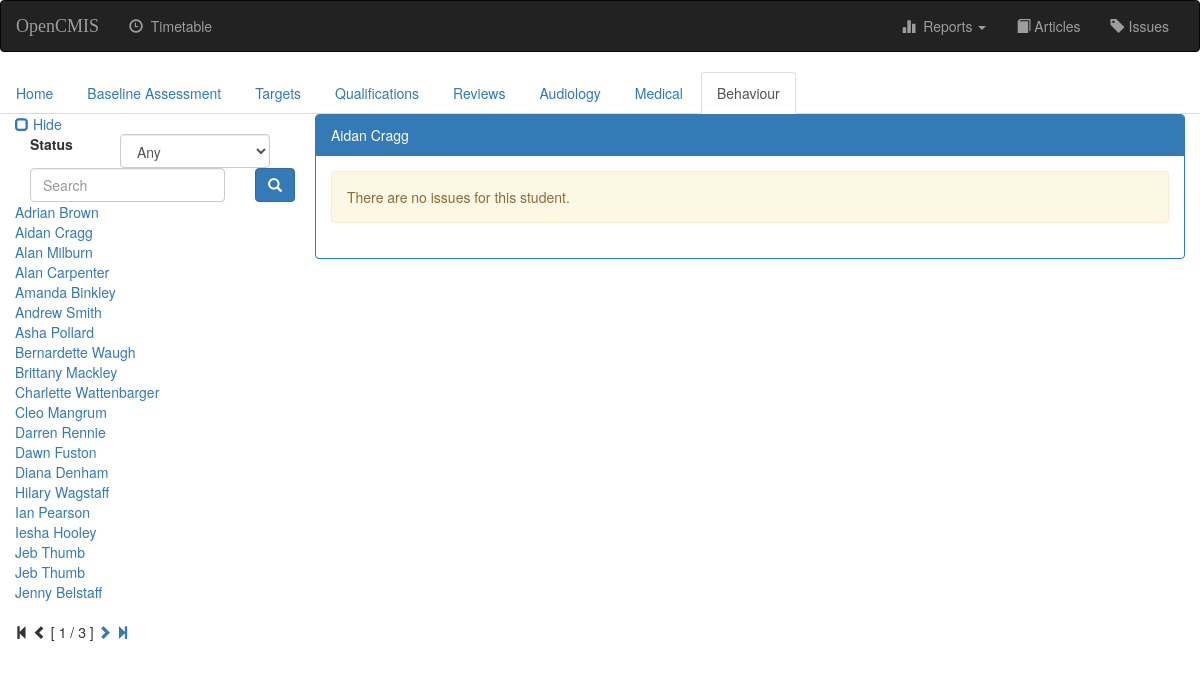
The page /opencmis/student/9/behaviour/ on the database its author committed.
### opencmis/models.py (models this page shows, shortened)
class Student(models.Model):
    status = models.ForeignKey('Status', blank=False)
    title = models.ForeignKey('Title', blank=True)
    first_name = models.CharField(max_length=50, blank=False)
    last_name = models.CharField(max_length=30, blank=False)
    gender_choices = (('M', 'Male'), ('F', 'Female'))
    gender = models.CharField(max_length=1, choices=gender_choices, default='M')
    ethnicity = models.ForeignKey('Ethnicity', blank=True, null=True, on_delete=models.SET_NULL)
    date_of_birth = models.DateField(blank=False)
    ULN = models.CharField(max_length=10, blank=True)
    house = models.CharField(max_length=50, blank=True)
    road = models.CharField(max_length=50, blank=True)
    area = models.CharField(max_length=50, blank=True)
    town = models.CharField(max_length=50, blank=True)
    post_code = models.CharField(max_length=12, blank=True)
    photo = models.FileField(blank=True)
    def __str__(self):
        return '%s %s' % (self.first_name, self.last_name)
    class Meta:
        permissions = (
            ("view_student", "Can see students"),
        )

### opencmis/views.py (the view)
def behaviour_index(request, student_id):
    template = 'opencmis/behaviour_index.html'
    context = {'student': get_object_or_404(Student, pk=student_id)}
    context['behaviour_list'] = Behaviour.objects.filter(student=student_id)
    context['student_list'] = Student.objects.all()     # Add entry to dictionary
    context['tab'] = 'behaviour'
    context['index'] = index_context(request)
    return render(request, template, context)

### opencmis/models.py (called while the page is built)
    def __str__(self):
        return self.status

### opencmis/templates/opencmis/behaviour_index.html (shortened to what this page needs)
{% extends 'opencmis/student-base.html' %}
{% block behaviour-active %}active{% endblock %}
{% block student-body %}
    {% for item in behaviour_list %}
        <div class="container-fluid">
            <div class="row">
                <div class="col-md-10">{{item.issue}}</div><div class="col-md-2">Date</div>
            </div>
        </div>
    {% empty %}
        <div class="alert alert-warning">There are no issues for this student.</div>
    {% endfor %}
{% endblock %}

### opencmis/templates/opencmis/student-base.html (shortened to what this page needs)
{% extends 'opencmis/base.html' %}
{% block submenu %}
{% if student != 'Nobody' %}
<ul class="nav nav-tabs">
    <li class="{% block home-active %}{% endblock %}"><a href="{% url 'opencmis:student-detail' student.id %}">Home</a></li>
    <li class="{% block baseline-active %}{% endblock %}"><a href="{% url 'opencmis:baseline' student.id %}">Baseline Assessment</a></li>
    <li class="{% block target-active %}{% endblock %}"><a href="#">Targets</a></li>
    <li class="{% block qualification-active %}{% endblock %}"><a href="{% url 'opencmis:student-qualification' student.id %}">Qualifications</a></li>
    <li class="{% block review-active %}{% endblock %}"><a href="#">Reviews</a></li>
    <li class="{% block audiology-active %}{% endblock %}"><a href="#">Audiology</a></li>
    <li class="{% block medical-active %}{% endblock %}"><a href="#">Medical</a></li>
    <li class="{% block behaviour-active %}{% endblock %}"><a href="{% url 'opencmis:behaviour-index' student.id %}">Behaviour</a></li>
</ul>
{% endif %}
{% endblock %}
{% block body %}
<div class="panel panel-primary">
    <div class="panel-heading">{{student}}</div>
    <div class="panel-body">
        {% block student-body %}
        {% endblock %}
    </div>
</div>
{% endblock %}
{% block index %}
    <form id="searchform" action="" method="get" accept-charset="utf-8">
        <fieldset>
            <div class="form-group">
                <label class="col-xs-4 col-form-label" for="filter">Status</label>
                <div class="col-xs-8">
                    <select class="form-control" id = "filter" name="filter">
                        <option value="any">Any</option>
                    </select>
                </div>
                <div class="col-xs-10">
                    <input class="form-control" id="searchbox" name="q" type="text" placeholder="Search">
                </div>
                <div class="col-xs-2">
                    <button class="btn btn-primary" type="submit">
                        <span class="glyphicon glyphicon-search" aria-hidden="true"></span>
                    </button>
                </div>
            </div>
        </fieldset>
    </form>
    {% for i in index.index %}
    <a href="{% url 'opencmis:student-detail' i.id %}">{{i}}</a><br>
    {% empty %}
    <li>No people returned.</li>
    {% endfor %}
    {% if index.index.paginator.num_pages != 1 %}
    <div class="pagination">
        <span class="step-links">
            {% if index.index.has_previous %}
                <a href="?page=1">
                    <span class="glyphicon glyphicon-step-backward" aria-hidden="true"></span>
                </a>
                <a href="?page={{ index.index.previous_page_number }}">
                    <span class="glyphicon glyphicon-chevron-left" aria-hidden="true"></span>
                </a>
            {% else %}
                <span class="glyphicon glyphicon-step-backward" aria-hidden="true"></span>
                <span class="glyphicon glyphicon-chevron-left" aria-hidden="true"></span>
            {% endif %}
            <span class="current">
                [ {{ index.index.number }} / {{ index.index.paginator.num_pages }} ]
            </span>
            {% if index.index.has_next %}
                <a href="?page={{ index.index.next_page_number }}">
                    <span class="glyphicon glyphicon-chevron-right" aria-hidden="true"></span>
                </a>
                <a href="?page={{ index.index.paginator.num_pages }}">
                    <span class="glyphicon glyphicon-step-forward" aria-hidden="true"></span>
                </a>
            {% else %}
                <span class="glyphicon glyphicon-chevron-right" aria-hidden="true"></span>
                <span class="glyphicon glyphicon-step-forward" aria-hidden="true"></span>
            {% endif %}
        </span>
    </div>
    {% endif %}
{% endblock %}

### rows shown on the page
Student: first_name+last_name "Adrian Brown"
Student: first_name+last_name "Aidan Cragg"
Student: first_name+last_name "Alan Milburn"
Student: first_name+last_name "Alan Carpenter"
Student: first_name+last_name "Amanda Binkley"
Student: first_name+last_name "Andrew Smith"
Student: first_name+last_name "Asha Pollard"
Student: first_name+last_name "Bernardette Waugh"
Student: first_name+last_name "Brittany Mackley"
Student: first_name+last_name "Charlette Wattenbarger"
Student: first_name+last_name "Cleo Mangrum"
Student: first_name+last_name "Darren Rennie"
Student: first_name+last_name "Dawn Fuston"
Student: first_name+last_name "Diana Denham"
Student: first_name+last_name "Hilary Wagstaff"
Student: first_name+last_name "Ian Pearson"
Student: first_name+last_name "Iesha Hooley"
Student: first_name+last_name "Jeb Thumb"
Student: first_name+last_name "Jeb Thumb"
Student: first_name+last_name "Jenny Belstaff"

### other values the page prints
{{ index.index.number }} "1"
{{ index.index.paginator.num_pages }} "3"
